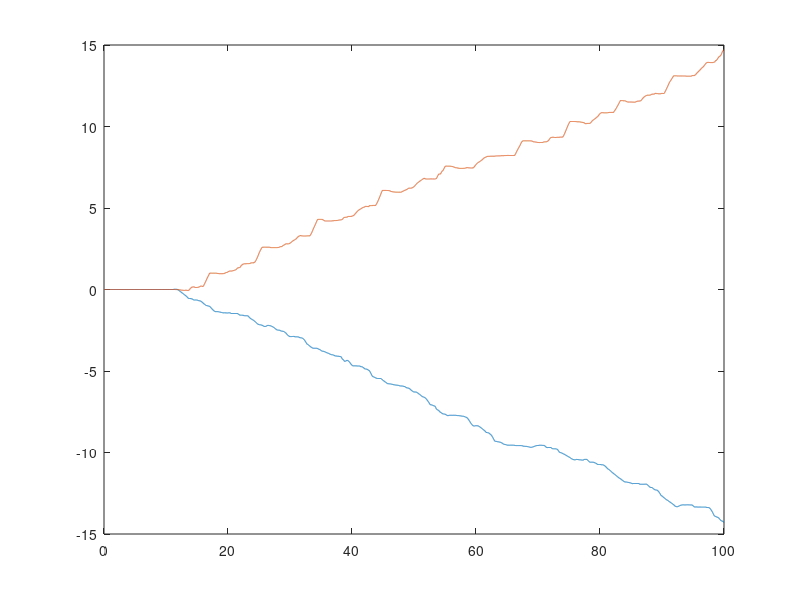

The MATLAB script that drew this image: (Note: this script raises an error after producing the figure.)
%% This code is the one used for the FPMC paper

% Fill / empty the rails so that the accumulators sizes are minimized.
% This code should be generalized so that any flows can be given


clear, close all
% Load Drive Cycle
load('JCB5T_C0P_3CPR_Flows.mat')
% Posative flow is flow leaving the accumulator
V1 = cumsum(QR_1)*t(2);
V2 = cumsum(QR_2)*t(2);
V3 = cumsum(QR_3)*t(2);
V = [V1 V3];
%V = [V1 V2 V3];
figure, plot(t,V*1e3)
%legend('Rail 1','Rail 2'), ylabel('Volume (L)'), xlabel('Time (s)')


DPdt = 1; % How quickly can we switch between rails?

% Set flow rate and cost to switch
Qave = max(abs(V(end,:)/t(end)));
Q = 8e-04;

chi = .1;
K = 1.4; % ratio of specific heats - note that it is capitilized in the functions to not mess with for loop k


main(t,V,DPdt,Q,chi,K)







%% Functions!!!



function main(t,V,DPdt,Q,chi,K)
dt = t(2);
dtscale = DPdt/dt; % Step through DP at a different time step than the one given by Drive Cycle
DPt = 0:DPdt:t(end);

[V_options, nn] = make_V_options(V,Q,DPdt);
% nn is the number of discrete volumes which will be used to make up the
% state space. This is determined from the maximum and minimum volumes for each rail

% Initilize matrices
J   = NaN(prod(nn),length(DPt));
ind = NaN(prod(nn),length(DPt));
for i = 1:size(V,2), V_min{i} = J; V_max{i} = J;  end

% make indexers
indexer = make_indexer(nn,size(V,2));


% V min and max at the end of the time considered
for i = 1:size(V,2)
    V_min{i}(:,end) = V_options{i}(indexer{i}) - V(end,i);
    V_max{i}(:,end) = V_options{i}(indexer{i}) - V(end,i);
end

% Cost at the end of the time considered
for iii = 1:prod(nn)
    J(iii,end) = 0;
    for i = 1:size(V,2)
        J(iii,end) = J(iii,end) + get_accum_size(V_min{i}(iii,end),V_max{i}(iii,end),chi,K);
    end
end

% There are (size(V,2)+1)^2-size(V,2) options for rail configurations
% Start at t(end)
for k = 1:length(DPt)-1
    [~,t_ind] = min(abs(t-(t(end)-k*DPdt))); % The time indice for the fine time mesh
    for iii = 1:prod(nn) % Each option in the state space
        for ii = 1:((size(V,2)+1)^2-size(V,2)) % Loop though all the possible decisions at this state and time
            [u(ii), V_min_temp(:,ii), V_max_temp(:,ii)] = calculate_cost(J,t_ind,dtscale,V_min,V_max,V_options,indexer,V,Q,DPdt,iii,ii,k,nn,dt,chi,K) ;
        end
        [J(iii,end-k),ind(iii,end-k)] = min(u); % Which choice to make if you find yourself at state iii at time end-k
        [V_min, V_max] = update_V_max_min(V_min_temp,V_max_temp,V_min,V_max,ind(iii,end-k),iii,k); % using this decison, what are the new V_min and V_max?
    end
    display_percent_done(k,length(DPt));
end

% Get optimal solution back out
% We have to start at zero deltaV in each rail
zero_indices = zeros(1,length(indexer{1})) == 0;
for i = 1:size(V,2)
        zero_indices = zero_indices & (V_options{i}(indexer{i}) == 0) ;
end
zero_ind = find(zero_indices); % The index where all rails are at zero deltaV

% Check that cost matches up with what V_min and V_max are
total_accum_size_calc1 = 0;
for i = 1:size(V,2)
    total_accum_size_calc1 = total_accum_size_calc1 + get_accum_size(V_min{i}(zero_ind,1),V_max{i}(zero_ind,1),chi,K);
end
checks = [];
checks = [checks, abs( total_accum_size_calc1 - min(J(zero_ind,1)) ) / total_accum_size_calc1 < 1e-3 ];

% Get vector of relevant indices
decision_ind(1) = ind(zero_ind,1);
[M,P] = valve_orientation(size(V,2),decision_ind(1)) ;
next_index = get_next_index(V_options,indexer,M,P,Q,DPdt,size(V,2),zero_ind,nn) ;
for k = 2:length(DPt)-1
    decision_ind(k) = ind(next_index,k); % the decision now of where we want to be come next time step
    [M,P] = valve_orientation(size(V,2),decision_ind(k)) ;
    next_index = get_next_index(V_options,indexer,M,P,Q,DPdt,size(V,2),next_index,nn) ;
end

% What is the volume that the main pump provides over time?
V_MP = zeros(1,size(V,2)) ; 
for k = 1:length(DPt)-1
    [M,P] = valve_orientation(size(V,2),decision_ind(k)) ;
    V_MP_temp = NaN(dtscale,size(V,2));
    for i = 1:size(V,2)
        V_MP_temp(:,i) = V_MP(end,i) + cumsum(Q*dt*ones(dtscale,1))*(P==i) - cumsum(Q*dt*ones(dtscale,1))*(M==i) ;
    end
    V_MP = [V_MP; V_MP_temp];
end


deltaV = V_MP - V;
for i = 1:size(V,2)
    checks = [checks, ...
        abs( min(deltaV(:,i)) - V_min{i}(zero_ind,1) ) < 1e-9 ...
        & ...
        abs( max(deltaV(:,i)) - V_max{i}(zero_ind,1) ) < 1e-9 ...
        ] ;
end

if sum(checks) == length(checks)
    disp('All checks were successful')
else
    error(['Check ' num2str(find(~checks)) ' failed. See main function for checks.'])
end

for i = 1:size(V,2)
    disp(['Accumulator volume on rail ' num2str(i) ' is: ' num2str(get_accum_size(min(deltaV(:,i)),max(deltaV(:,i)),chi,K)*1e3,3) ' L']);
end
%
make_plots(t,V,V_MP,chi,K);
%make_table(delV_min,delV_max);

end





function Vt = get_accum_size(Vmin,Vmax,chi,k)
%%
    Vmin = min([0,Vmin]);
    Vmax = max([0,Vmax]);

    Vt_1 = -Vmin*(1-(1-chi)^(1/k))^(-1); % Total volume required to keep Vmin within the pressure tolerances
    
    % Find Vt 2...
    Vt_2 = ( (1+chi)^(1/k)*(Vmin-Vmax) - Vmin ) /(1 - (1+chi)^(1/k) );

    % Total required accumulator volume:
    Vt = max([Vt_1 Vt_2]);
end



function [J, V_min_temp, V_max_temp] = calculate_cost(J,t_ind,dtscale,V_min,V_max,V_options,indexer,V,Q,DPdt,iii,ii,k,nn,dt,chi,K)
%% iii is the index we are currently at
% We want to calculate the cost of going to another index indicated by configuration ii
[M,P] = valve_orientation(size(V,2),ii) ; % Which rail is pumping and which is motoring. P = 1 means rail 1 is pumping
next_index = get_next_index(V_options,indexer,M,P,Q,DPdt,size(V,2),iii,nn) ; % Which index position we are moving to as a reults of M and P
if isempty(next_index)
    J = NaN ; % If next_index is empty, this means that the rail we are going to is outside of the state space
    V_min_temp = NaN; V_max_temp = NaN;
elseif length(next_index) >1
    next_index
else
    V_min_temp = NaN(size(V,2),1); V_max_temp = NaN(size(V,2),1);
    for i = 1:size(V,2)
        V_min_temp(i,1) = V_min{i}(next_index,end-k+1); % Intiliaize with the Max and min volume differences from the index we going to on the next time step
        V_max_temp(i,1) = V_max{i}(next_index,end-k+1);
    end
    for j = 1:dtscale % integrate over the finer time mesh
        for i = 1:size(V,2)
            V_min_temp(i,1) = min([V_min_temp(i,1) , (V_options{i}(indexer{i}(iii))-V(t_ind+j,i) - Q*dt*j*(i==M) + Q*dt*j*(i==P) ) ] ) ;
            V_max_temp(i,1) = max([V_max_temp(i,1) , (V_options{i}(indexer{i}(iii))-V(t_ind+j,i) - Q*dt*j*(i==M) + Q*dt*j*(i==P) ) ] ) ;
        end
    end
    worst_in_section = 0 ;
    for i = 1:size(V,2)
        worst_in_section = worst_in_section + get_accum_size(V_min_temp(i,1), V_max_temp(i,1) ,chi,K) ;
    end
    J = max([J(next_index,end-k+1) , worst_in_section]) ; % do any points between the two DP time steps require larger accumulators?
end
end



function [M,P] = valve_orientation(n,ii)
%% Called by calculate_cost

% There are n+1 rails
% M = 0 means that tank is motoring
% P = 1 means that the first rail is pumping
if ii <= n + 1
    M = 0;
    P = ii-1;
else
    M = floor((ii-2)/n);
    P = mod((ii-2),n);
    if P >= M
        P = P + 1 ;
    end
end
end


function [V_min, V_max] = update_V_max_min(V_min_temp,V_max_temp,V_min,V_max,decision,iii,k)
%% Called in the main program - inside the for loop which goes over each time step
% This code just puts the V_min_temp from the choice we made into the actual V_min thank we will use later
    for i = 1:length(V_min)
        V_min{i}(iii,end-k) = V_min_temp(i,decision);
        V_max{i}(iii,end-k) = V_max_temp(i,decision);
        % decision tells us which for the options we chose this time step (there are (n+1)^2-n options for n rails)
    end
end



function next_index = get_next_index(V_options,indexer,M,P,Q,DPdt,n,iii,nn)
%% Called by calculate_cost
% Given initial index iii, what is the net index if we motor rail M and pump to rail P?
possible_indeces = ones(1,prod(nn));
for i = 1:n
    temp = V_options{i}(indexer{i}) - (V_options{i}(indexer{i}(iii))- Q*DPdt*(i==M) + Q*DPdt*(i==P)) ; 
    possible_indeces = possible_indeces & abs(temp)<1e-9 ;
end
next_index = find(possible_indeces) ;
end


function display_percent_done(k,kf)
%% Called in the main DP for loop looping over time
% Display what percent done the for loop is - only at key percentages, like 10 percent
if kf > 100
    step = 100/(kf-1); % The finest step that is ever made
    events = [1:1:9, 10:10:100];

    event_occur = find( abs( events - k*100/(kf-1) ) < step/2 );
    if ~ isempty(event_occur)
        disp(['Dynamic programing loop is ' num2str(events(event_occur)) '% complete'])
    end
else
    disp(['Dynamic programing loop is ' num2str(round(k*100/(kf-1))) '% complete'])
end
end



function [V_options, nn] = make_V_options(V,Q,DPdt)
%% Called in main program before main DP loop

% nn is the number of discrete volumes which will be used to make up the
% state space. This is determined from the maximum and minimum volumes for each rail
ss_top = max(V,[],1); % Top of state space
ss_bottom = min(V,[],1); % Bottom of state space
nn_pos = ceil( ss_top/Q/DPdt )     + 2 ; % 1x2 vector  - how many steps would it take to get to the top of the state space?
nn_neg = ceil( -ss_bottom/Q/DPdt ) + 2; % The plus two is to give a little room on the top and bottom of the state space

% Make V_options - which is a matrix of possible values of V_p at each time
for i = 1:size(V,2)
    negative_portion = fliplr(cumsum(-Q*DPdt*ones(1,nn_neg(i)-1)));
    positive_portion = cumsum(Q*DPdt*ones(1,nn_pos(i)-1));
    V_options{i} = [negative_portion 0 positive_portion];
    nn(1,i) = size(V_options{i},2);
end
end



function indexer = make_indexer(nn,n)
%% Makes indexer for V_options - this indexer creates a mesh grid so that each index results in a unique point in state space
lhs = [ '[ temp{1} ' ] ;
rhs = [ 'ndgrid( 1:nn(1) ' ] ;
for i = 2:n
    lhs = [ lhs ', temp{' num2str(i) '} ' ] ;
    rhs = [ rhs ', 1:nn(' num2str(i) ') ' ] ;
end
eval( [lhs '] = ' rhs ') ;'] )
for i = 1:n, indexer{i} = temp{i}(:); end
end



function make_table(delV_min,delV_max)
%% Make table for changing perc_threshold
thresh_vals = [.05 .1 .2] ;
k_vals = [1 1.4];
[a b] = ndgrid(thresh_vals,k_vals);
a = a(:); b = b(:);
for i = 1:length(a)
    chi = a(i);
    K = b(i);
    Accumulator_Size(i) = get_accum_size(delV_min,delV_max,chi,K);
end
[a b Accumulator_Size'*1000]
end




function make_plots(t,V,V_MP,chi,K)
%%
% make legend for volume plot
legend_str1 = ['legend( '];
legend_str2 = [''];
for i = 1:size(V,2)
    if i == 1 
        legend_str1 = [legend_str1 '"Flow required by rail ' num2str(i) '"'] ;
    else
        legend_str1 = [legend_str1 ' , "Flow required by rail ' num2str(i) '"'] ;
    end
    legend_str2 = [legend_str2 ' , "Flow provided to rail ' num2str(i) '"'] ;
end
figure, plot(t,V*1e3,t,V_MP*1e3), ylabel('Volume (L)'), xlabel('Time (s)'), eval([legend_str1 legend_str2 ')' ])


% Plot Fluid volume in each accum
deltaV = V_MP - V ;
for i = 1:size(V,2)
    V_f(:,i) = deltaV(:,i) - min(deltaV(:,i)) ;
end

figure, plot(t,V_f*1e3), xlabel('Time (s)'), ylabel('Volume (L)')

%% plot Pressure in each accum
for i = 1:size(V,2)
    delV_min = min(deltaV(:,i));
    accum_size = get_accum_size(delV_min,max(deltaV(:,i)),chi,K) ;
    percent_P_error(:,i) = ( (accum_size+delV_min) ./ (accum_size - V_f(:,i)) ).^K - 1;
end
figure, plot(t,percent_P_error), xlabel('Time (s)'), ylabel('Percent Error in Pressure'), hold on
plot([0, t(end)],[chi, chi],'k--',[0, t(end)],[-chi, -chi],'--k'), ylim(1.25*[-chi chi]), hold off
end